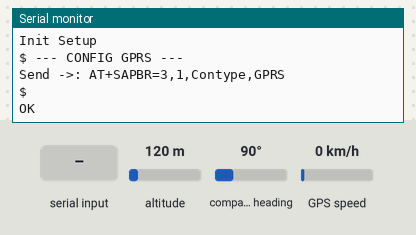
Recording of a sketch running on a simulated Arduino Uno, built with avr-gcc and run on an emulated ATmega328P. Shown: the last lines printed to the serial monitor. The test bench sets the inputs (shaded band); at power-on: altitude 120 m, compass heading 90°, GPS speed 0 km/h. The GPS gets a fix after 3 s at 37.7749, -122.4194 with 8 satellites; the modem accepts every AT command (registered, SIM ready, sends succeed) and sends nothing else.

Above: at 17.8 s.
17.9 s: "1" received over the second serial link
At 18.5 s:
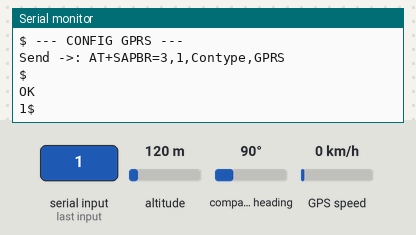
20.9 s: "0" received over the second serial link
At 22.0 s:
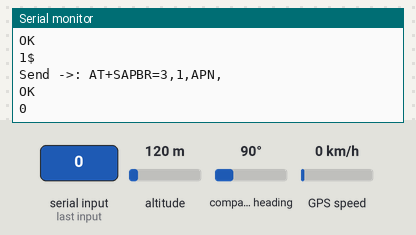

Measured:
- after the input at 17.9 s, the serial monitor: prints a new line at once (image 1)
- after the input at 20.9 s, the serial monitor: prints a new line at once (image 2)

The sketch:

Monitoring.ino
```cpp
#include <SoftwareSerial.h>
#include <TinyGPS.h>


 // RX, TX do arduino 10 - RX, 11 - TX
 // Serial para GPS
SoftwareSerial GpsSerial(10, 11);
//Lib para usar os dados do GPS
TinyGPS gps1;


String apn = "";                    //APN (provedora de internet do seu chip)
String apnUser = "";                     //APN-Username
String apnPass = "";                     //APN-Password
String url = "";  //URL da sua Api, se tiver ssl (https) mude para http


char PAYLOAD[90] ;
//Serial para GSM
SoftwareSerial GsmSerial(7, 8); // RX, TX

float lastLat, lastLng = 0;

void setup() {
      GpsSerial.begin(9600);
      Serial.begin(115200);
      Serial.println("Init Setup");
      GsmSerial.begin(9600);
      GsmSerial.listen();
      delay(15000);
      while (GsmSerial.available()) {
        Serial.write(GsmSerial.read());
      }
      delay(2000);
      gsmConfigGprs();

      Serial.println("Setup completo");
}

void loop() {
  bool received = false;
  GpsSerial.listen();
  while (GpsSerial.available()) {
     char dataSerial = GpsSerial.read();
     received = gps1.encode(dataSerial);
  }

  if (received) {
     long latitude, longitude;
     float lat, lng;
     unsigned long infoAge;

     //Armazena os valores de latitude, longitude e idade nas variáveis abaixo
     gps1.get_position(&latitude, &longitude, &infoAge);

     if (latitude != TinyGPS::GPS_INVALID_F_ANGLE) {
        lat = float(latitude) / 100000;
     }

     if (longitude != TinyGPS::GPS_INVALID_F_ANGLE) {
         lng = float(longitude) / 100000;
     }

    if(lat != lastLat || lng != lastLng){
         Serial.println(lat,6);
         Serial.println(lng,6);

         lastLat = lat;
         lastLng = lng;

          sendPost("{\"latitude\": \"" + String(lat, 6) +"\", \"longitude\": \""+ String(lng, 6) +"\"}");
      }

     delay(50000);

  }
}


void sendPost( String postdata) {
  Serial.println(" --- Start GPRS & HTTP --- ");
  gsmSendAtCommand("AT+SAPBR=1,1");
  gsmSendAtCommand("AT+HTTPINIT");
  gsmSendAtCommand("AT+HTTPPARA=URL," + url);
  gsmSendAtCommand("AT+HTTPPARA=CONTENT,application/json");
  gsmSendAtCommand("AT+HTTPDATA=137,5000");
  gsmSendAtCommand(postdata);
  gsmSendAtCommand("AT+HTTPACTION=1");
  gsmSendAtCommand("AT+HTTPREAD");
  gsmSendAtCommand("AT+HTTPTERM");
  gsmSendAtCommand("AT+SAPBR=0,1");
}

void gsmConfigGprs() {
  Serial.println(" --- CONFIG GPRS --- ");
  gsmSendAtCommand("AT+SAPBR=3,1,Contype,GPRS");
  gsmSendAtCommand("AT+SAPBR=3,1,APN," + apn);
  if (apnUser != "") {
    gsmSendAtCommand("AT+SAPBR=3,1,USER," + apnUser);
  }
  if (apnPass != "") {
    gsmSendAtCommand("AT+SAPBR=3,1,PWD," + apnPass);
  }
}

void gsmSendAtCommand(String command) {
  GsmSerial.listen();
  Serial.println("Send ->: " + command);
  GsmSerial.println(command);
  long wtimer = millis();
  while (wtimer + 3000 > millis()) {
    while (GsmSerial.available()) {
      Serial.write(GsmSerial.read());
    }
  }
  Serial.println();
}
```
